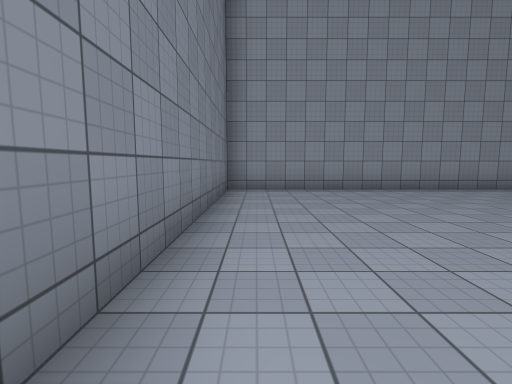
View 1 (above)

16 first-person views from a walk through a scene from a Unity 3-D project. The camera is 1.4 m above the floor, tilts 6° down and sees 85° across. The floor is counted in squares, 2 m on a side. Each view is taken from the middle of a square. On the plan, view 1 faces up. The plan holds only what a view shows up to about 9 squares ahead; the rest is blank. The place goes on beyond the plan. The player is left out. Surface patterns are stand-ins for the level's own textures.

View 2
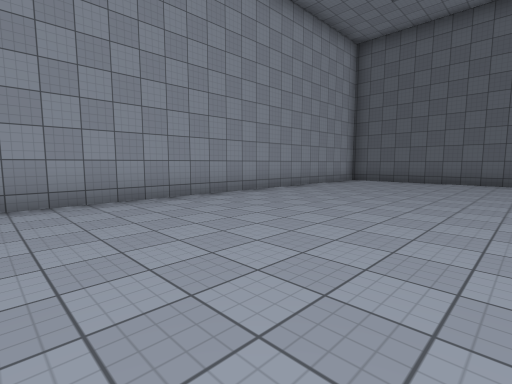

View 3
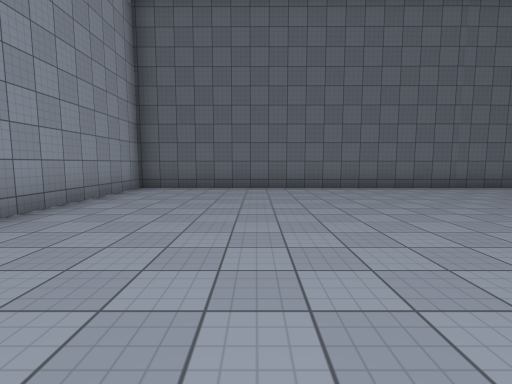

View 4
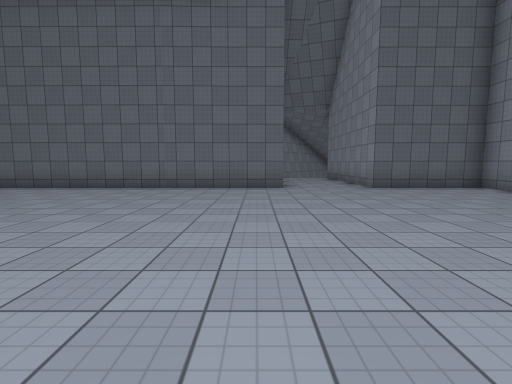

View 5
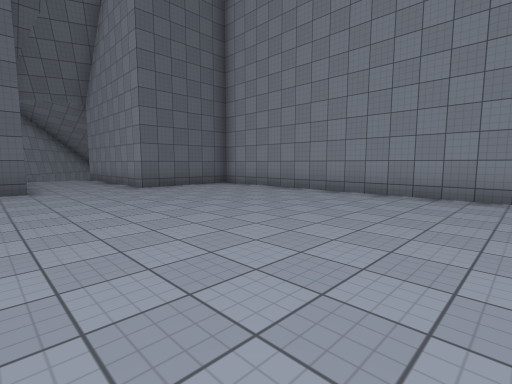

View 6
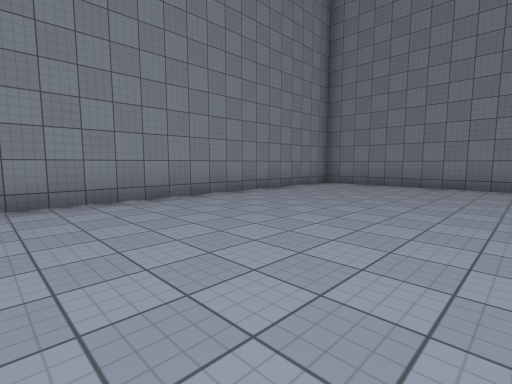

View 7
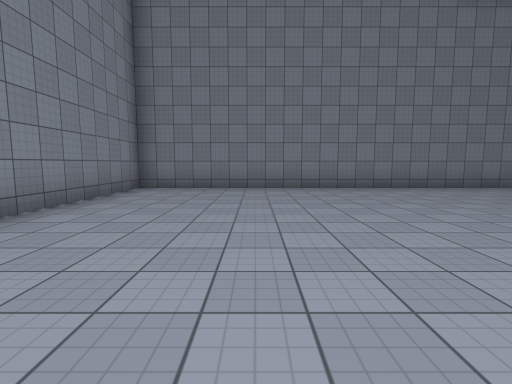

View 8
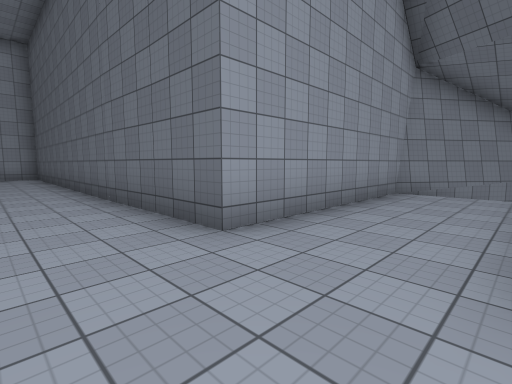

View 9
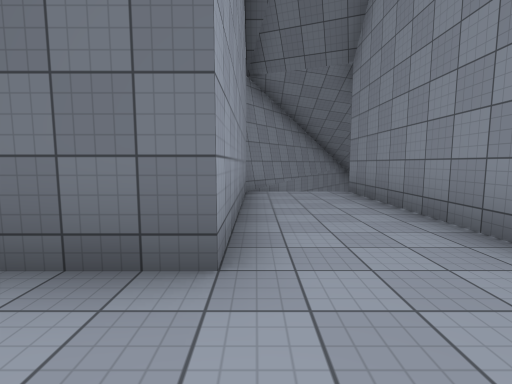

View 10
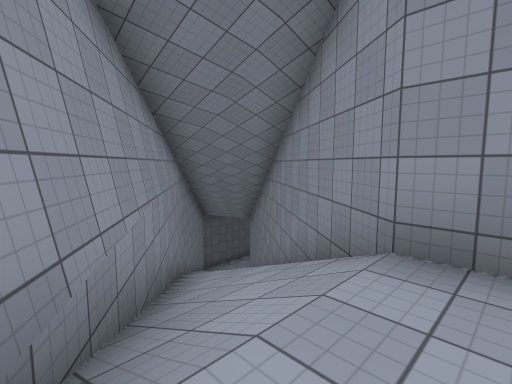

View 11
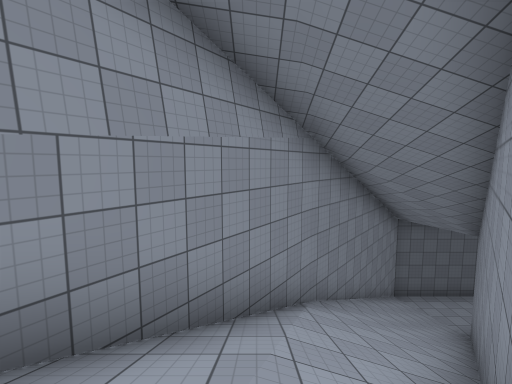

View 12
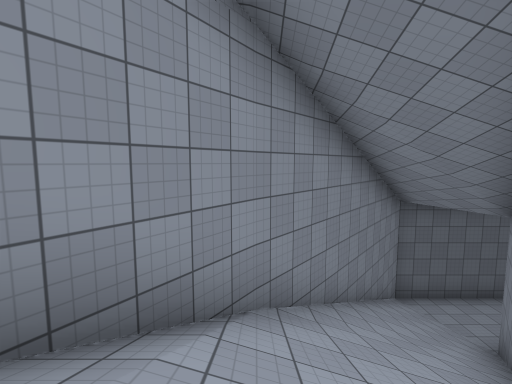

View 13
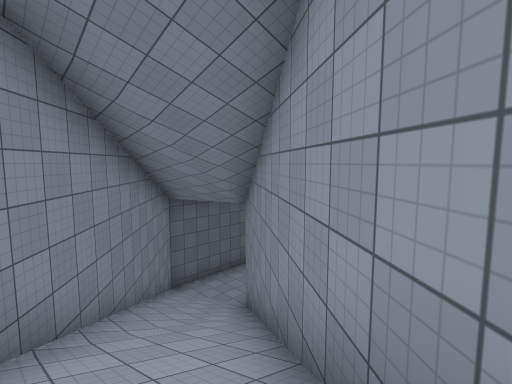

View 14
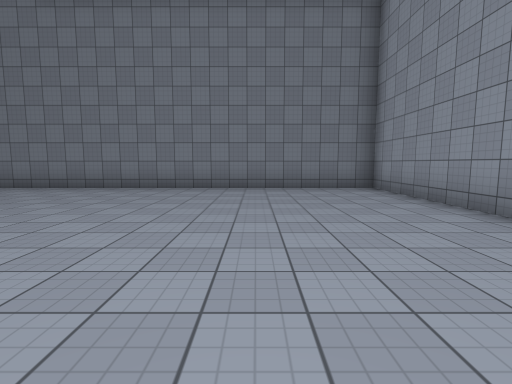

View 15
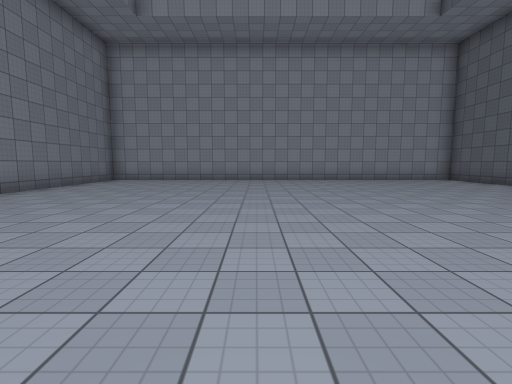

View 16
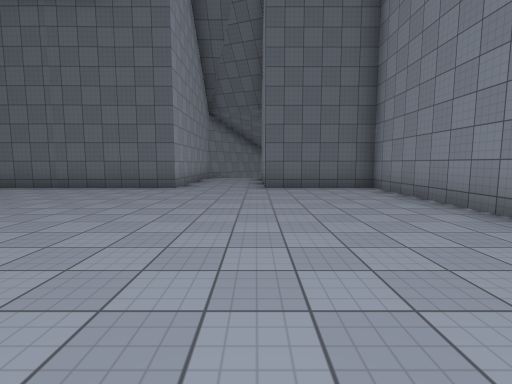

### Floor plan
Key: @ floor where view 1 was taken; # wall or solid block; . main floor; - floor 10 m lower than the main floor; / step, stairs or slope.
Columns run from 1 left of view 1 to 29 right of it. Each row starts with its distance up from view 1.
  8 ###############
  7 #.............#
  6 #.............#
  5 #.............#
  4 #.............#
  3 #.............#
  2 #.............#
  1 #.............#
  0 #@............#
 -1 #.............#
 -2 #.............#
 -3 #.............#
 -4 #.............######
 -5 #..................###
 -6 #..................//##
 -7 #..................///###
 -8 #.............######////##
 -9 #.............#     ##///##
-10 #.............#      ##///##
-11 ###############       ##////##
-12                        ##////##
-13                          ##///#
-14                           ##/--
-15                             ---
-16                              --

Where each view was taken, in squares from view 1:
view 1: 0 up, 0 right, facing up
view 2: 2 up, 2 right, facing up-right
view 3: 4 up, 5 right, facing right
view 4: 4 down, 5 right, facing right
view 5: 4 down, 5 right, facing down-right
view 6: 5 down, 8 right, facing down-left
view 7: 7 down, 7 right, facing left
view 8: 7 down, 11 right, facing up-right
view 9: 5 down, 11 right, facing right
view 10: 5 down, 17 right, facing down-right
view 11: 8 down, 19 right, facing right
view 12: 9 down, 21 right, facing right
view 13: 9 down, 21 right, facing down-right
view 14: 4 up, 7 right, facing left
view 15: 4 down, 5 right, facing up
view 16: 7 down, 5 right, facing right
